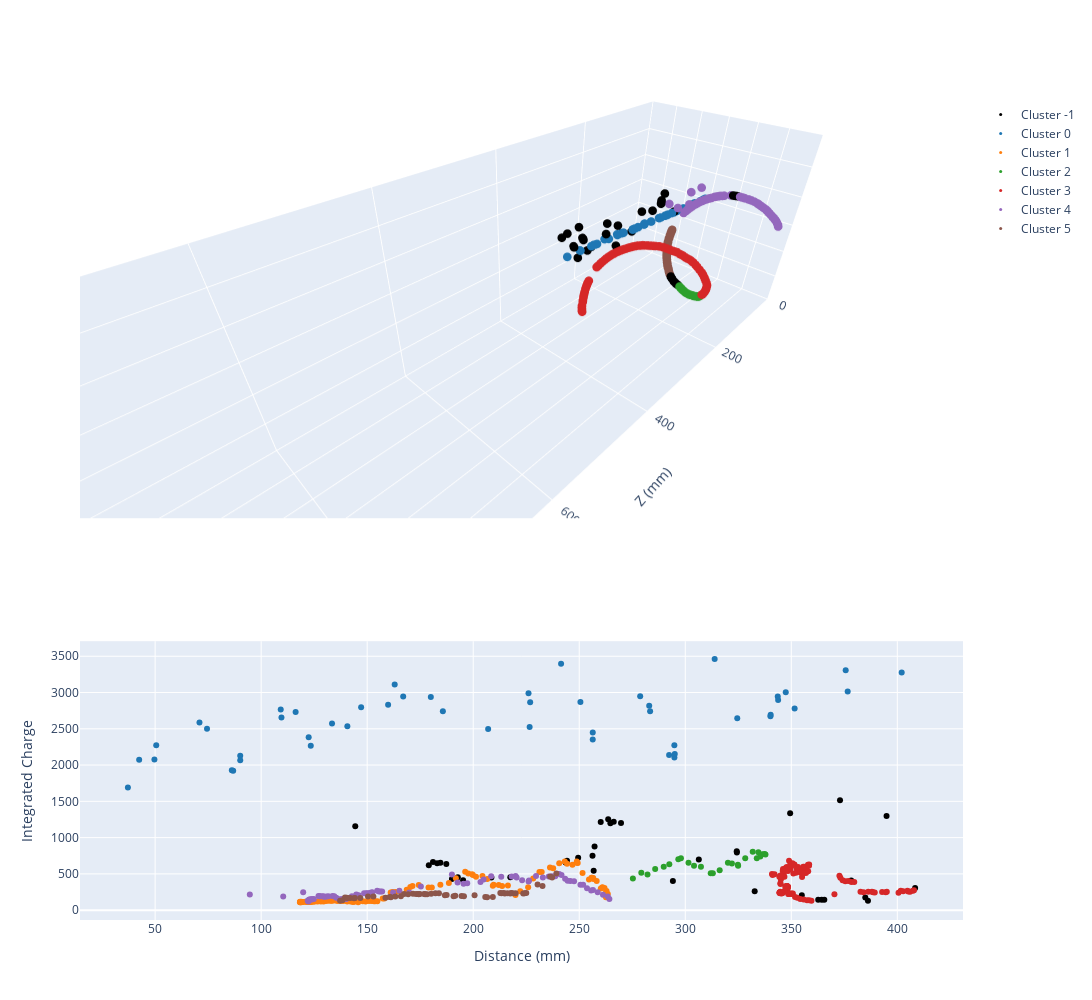

The cell this chart's notebook holds for it:
### Markdown cell above
We can then plot the clusters together to check the performance of the algorithm

### Code cell
fig = make_subplots(2,1,specs=[[{"type": "scene"}],[{"type": "xy"}]],row_heights=[0.6,0.4])
scaled_data = np.zeros((len(cluster.point_cloud.cloud), 3))
for cluster in clusters:
    fig.add_trace(
        go.Scatter3d(
            x=cluster.point_cloud.cloud[:, 2], 
            y=cluster.point_cloud.cloud[:, 0], 
            z=cluster.point_cloud.cloud[:, 1], 
            mode="markers",
            legendgroup="clusters",
            marker= {
                "size": 3,
                "color": get_color(cluster.label)
            }, 
            name=f"Cluster {cluster.label}"
        ),
        row=1,
        col=1
    )
    fig.add_trace(
        go.Scatter(
            x=np.linalg.norm(cluster.point_cloud.cloud[:, :3], axis=1), 
            y=cluster.point_cloud.cloud[:, 3], 
            legendgroup="clusters",
            mode="markers",
            marker= {
                "color": get_color(cluster.label)
            },
            showlegend=False,
            name=f"Cluster {cluster.label}"
        ),
        row=2,
        col=1
    )
fig.update_layout(
    xaxis_title="Distance (mm)",
    yaxis_title="Integrated Charge",
    scene = {
        "xaxis_range": [0.0, 1000.0],
        "yaxis_range": [-300.0, 300.0],
        "zaxis_range": [-300.0, 300.0],
        "xaxis_title": "Z (mm)",
        "yaxis_title": "X (mm)",
        "zaxis_title": "Y (mm)",
        "aspectratio": {
            "x": 3.3,
            "y": 1.0,
            "z": 1.0
        }
    },
    width=1300,
    height=1000,
)
